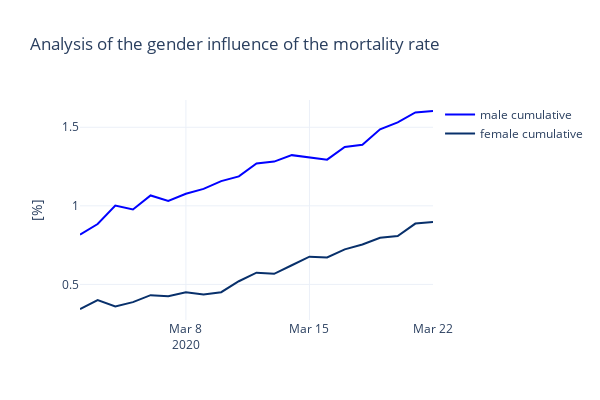

The code cell stored with this chart in its notebook:
### Markdown cell above
Let's investigate if gender has an effect on the virus. Therefore we take a look at the TimeGender data set and produce a plot of the mortality rate similar as above

### Code cell
df=df_dict['TimeGender']
fig = go.Figure()
colors=plt.cm.Blues(np.linspace(0, 1, len(df['sex'].unique())))

for i, sex in enumerate(df['sex'].unique()):
    plt_df=df[df['sex']==sex]
    x=plt_df['date'].values
    y_conf=plt_df['confirmed'].values
    
    y_des=plt_df['deceased'].values

    #decease rate
    y_des_rate=y_des/y_conf*100

    color=f"rgba({colors[i][0]},{colors[i][1]},{colors[i][2]},{colors[i][3]})"
    
    
    fig.add_trace(go.Scatter(x=x, y=y_des_rate, name=f"{sex} cumulative", line=dict(color=color), showlegend=True))

fig.update_yaxes(title_text="[%]")
fig.update_layout(height=400,
                  width=600,
                  title_text="Analysis of the gender influence of the mortality rate",
                  template="plotly_white")
fig.show()

### Figure 1 — Plotly figure (JSON) as saved in the notebook; plotly's stock layout.template omitted (floating-point values rounded to 4 significant figures)
{"data": [{"line": {"color": "rgba(0.9686274509803922,0.984313725490196,1.0,1.0)"}, "name": "male cumulative", "showlegend": true, "type": "scatter", "x": ["2020-03-02", "2020-03-03", "2020-03-04", "2020-03-05", "2020-03-06", "2020-03-07", "2020-03-08", "2020-03-09", "2020-03-10", "2020-03-11", "2020-03-12", "2020-03-13", "2020-03-14", "2020-03-15", "2020-03-16", "2020-03-17", "2020-03-18", "2020-03-19", "2020-03-20", "2020-03-21", "2020-03-22"], "y": [0.8171, 0.884, 1.002, 0.9772, 1.066, 1.031, 1.076, 1.108, 1.157, 1.188, 1.269, 1.282, 1.323, 1.307, 1.294, 1.375, 1.389, 1.487, 1.532, 1.594, 1.603]}, {"line": {"color": "rgba(0.03137254901960784,0.18823529411764706,0.4196078431372549,1.0)"}, "name": "female cumulative", "showlegend": true, "type": "scatter", "x": ["2020-03-02", "2020-03-03", "2020-03-04", "2020-03-05", "2020-03-06", "2020-03-07", "2020-03-08", "2020-03-09", "2020-03-10", "2020-03-11", "2020-03-12", "2020-03-13", "2020-03-14", "2020-03-15", "2020-03-16", "2020-03-17", "2020-03-18", "2020-03-19", "2020-03-20", "2020-03-21", "2020-03-22"], "y": [0.3434, 0.3997, 0.3601, 0.3871, 0.4316, 0.424, 0.4505, 0.4364, 0.4505, 0.52, 0.5744, 0.5673, 0.6217, 0.6765, 0.671, 0.7227, 0.7539, 0.7971, 0.808, 0.8869, 0.8963]}], "layout": {"height": 400, "title": {"text": "Analysis of the gender influence of the mortality rate"}, "width": 600, "yaxis": {"title": {"text": "[%]"}}}}
